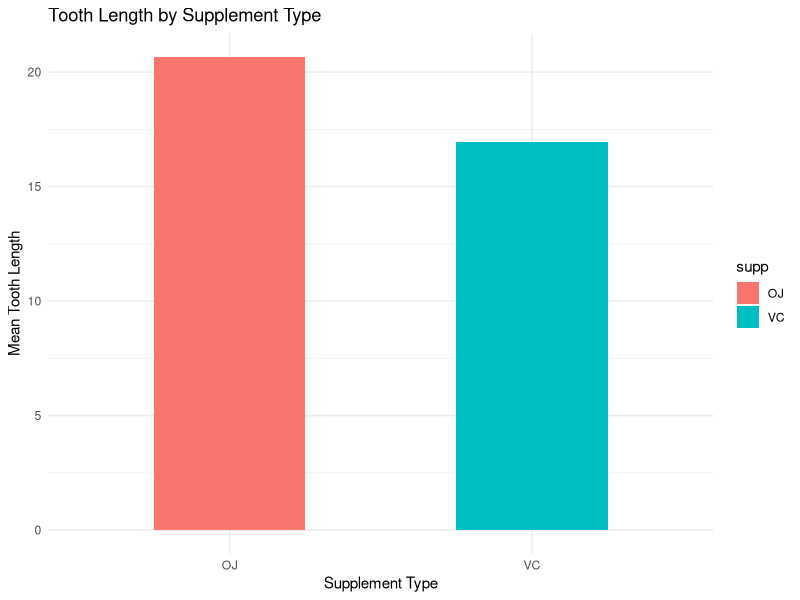
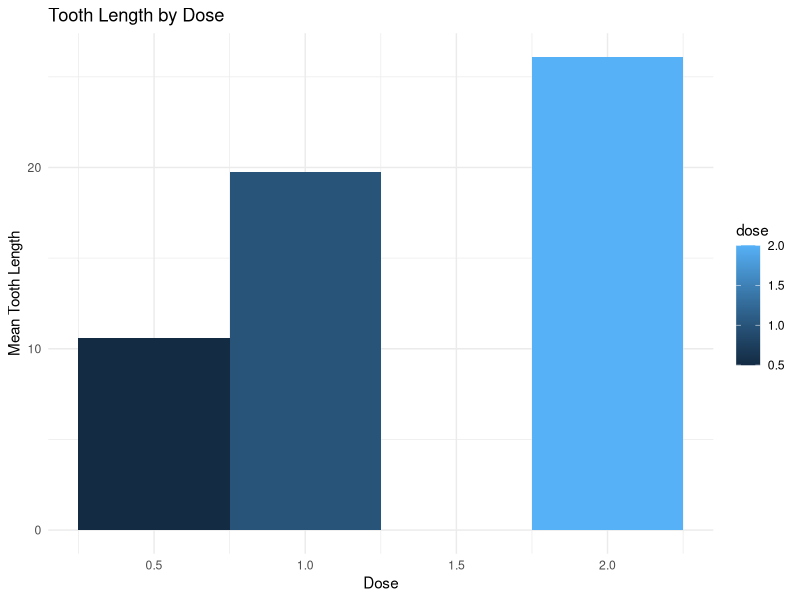
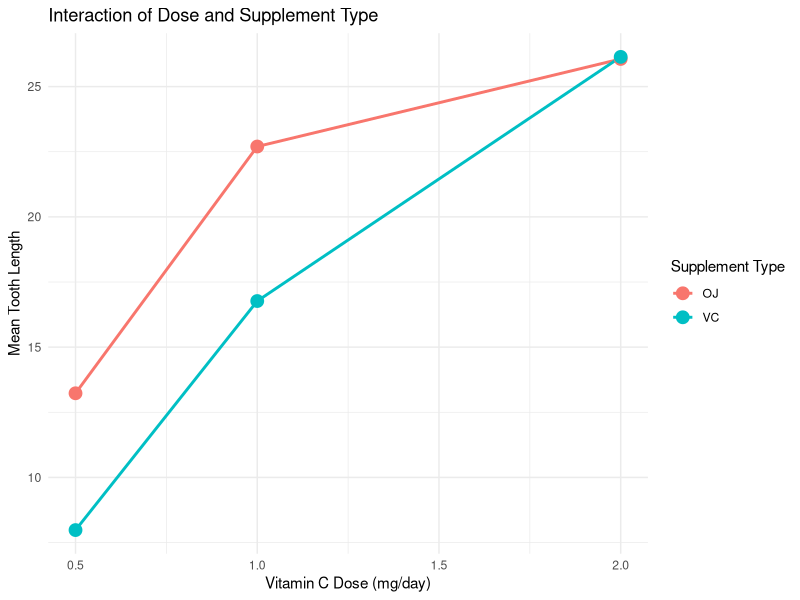

Generate these figures, in order, with R:
## ---- chunk 1
library (ggplot2)
## ---- chunk 2
data(ToothGrowth)
Tooth <- ToothGrowth
summary (Tooth)
##the effect of VC on tooth growth in Guinea pigs. The response is the length of odontoblasts (cells responsible for tooth growth) in 60 guinea pigs. Each animal received one of three dose levels of vitamin C (0.5, 1, and 2 mg/day) by one of two delivery methods, orange juice or ascorbic acid (a form of vitamin C and coded as VC).
##A data frame with 60 observations on 3 variables.

#[,1]	len	numeric	Tooth length
#[,2]	supp	factor	Supplement type (VC or OJ).
#[,3]	dose	numeric	Dose in milligrams/day
## ---- chunk 3
ggplot (Tooth, aes(x = supp, y = len, fill = supp)) +
  geom_bar(stat = "summary", fun = mean, width = 0.5) +  
  labs(title = "Tooth Length by Supplement Type",
       x = "Supplement Type",
       y = "Mean Tooth Length") +
  theme_minimal()
##As can be seen from the figure, the average tooth length is higher when VC is delivered through orange juice
## ---- chunk 4
ggplot (Tooth, aes(x = dose, y = len, fill = dose)) +
  geom_bar(stat = "summary", fun = mean, width = 0.5) +  
  labs(title = "Tooth Length by Dose",
       x = "Dose",
       y = "Mean Tooth Length") +
  theme_minimal()
##As can be seen from the figure, the average tooth length increases as the dose level increases.
## ---- chunk 5
ggplot(Tooth, aes(x = dose, y = len, color = supp, group = supp)) +
  geom_line(stat = "summary", fun = mean, size = 1) +  # Line for mean values
  geom_point(stat = "summary", fun = mean, size = 4) +  # Points for mean values
  labs(title = "Interaction of Dose and Supplement Type",
       x = "Vitamin C Dose (mg/day)",
       y = "Mean Tooth Length",
       color = "Supplement Type") +
  theme_minimal()
###from the graph, we can see that there is an interaction between supplement type and dose. The effect of the dose depends on the supplement type. At 2.0 mg, OJ and VC produce similar tooth growth. 
